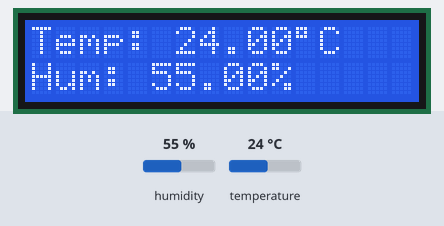
Bench run of a sketch on a simulated ESP32. Parts: 16×2 character LCD. The test bench sets the inputs (shaded band); at power-on: humidity 55 %, temperature 24 °C.

Above: at 1.2 s.
1.3 s: humidity set to 22 %
At 3.3 s:
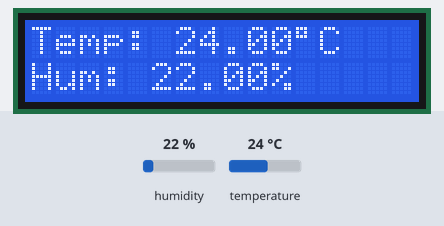
4.1 s: temperature set to 12 °C
At 5.1 s:
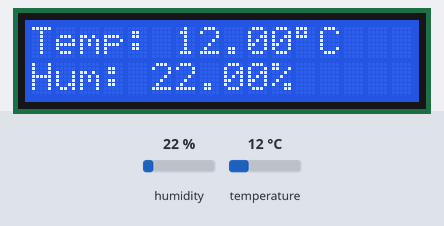
6.9 s: humidity set to 40 %
At 9.0 s:
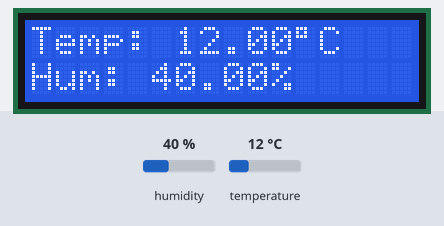
9.9 s: temperature set to 19 °C
At 10.9 s:
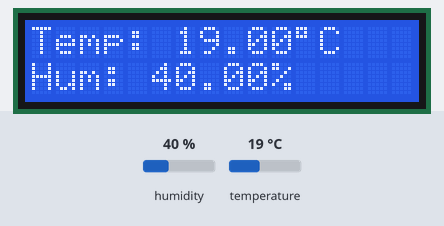
Timing chart, 0 to 12.9 s (numbered marks = the images above; inputs shaded):
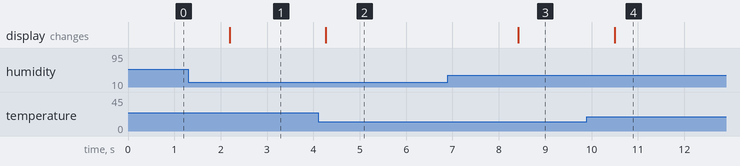

Measured:
- after the input at 1.3 s, the display: changes after 0.89 s (image 1)
- after the input at 4.1 s, the display: changes after 0.17 s (image 2)
- after the input at 6.9 s, the display: changes after 1.5 s (image 3)
- after the input at 9.9 s, the display: changes after 0.60 s (image 4)

The sketch:

24_lcd_serial.ino
```cpp
#include <LiquidCrystal_I2C.h>
#include <Wire.h>

#define SDA 13
#define SCL 14
#define ADDR 0x27 //La otra es 0x3F

LiquidCrystal_I2C lcd(ADDR,16,2);

//
#include <DHT.h>

#define DHTPIN 4
#define DHTTYPE DHT11

DHT dht(DHTPIN, DHTTYPE);

float temp;
float hum;

void setup()
{
 Serial.begin(115200);
 dht.begin();

 Serial.begin(115200);
 Wire.begin(SDA,SCL);
 lcd.init();
 lcd.clear();
 lcd.backlight();
}

void loop()
{
  temp = dht.readTemperature();
  hum = dht.readHumidity();

  lcd.clear();
  lcd.setCursor(0,0);
  lcd.print("Temp: " + String(temp) + (char)223 +"C");
  lcd.setCursor(0,1);
  lcd.print("Hum: " + String(hum) + "%");

  delay(1000);


}
```
